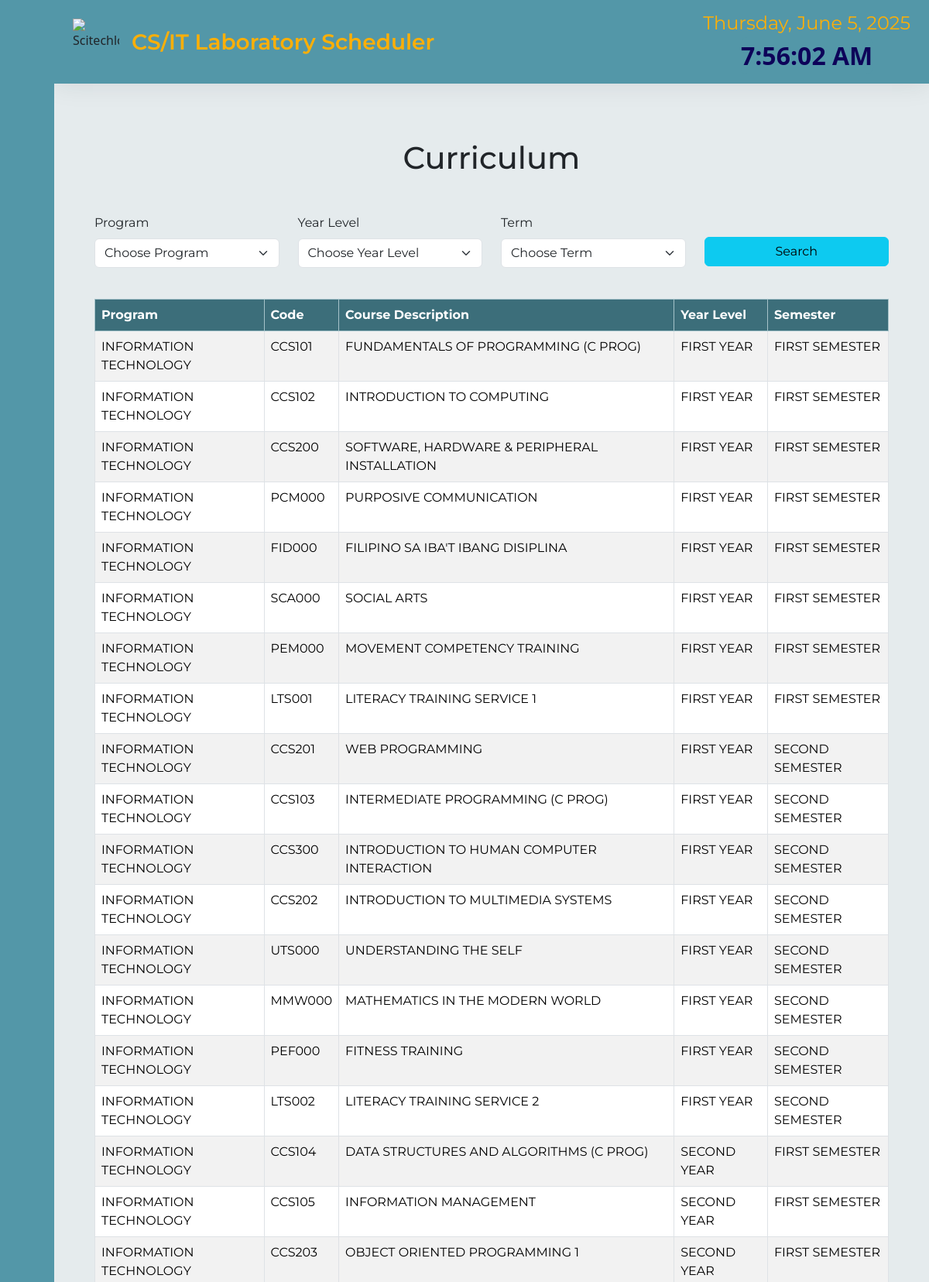
The page /view_courses.php (upper part) on the database its author committed.
### tables this page shows
CREATE TABLE `it` (
  `course_id` int(11) NOT NULL,
  `course_code` varchar(6) NOT NULL,
  `course_desc` varchar(70) NOT NULL,
  `level` text NOT NULL,
  `semester` text NOT NULL,
  `program` text NOT NULL
);

### view_courses.php (the view, shortened to what this page needs)
<?php
include 'connection.php';
if ($_SERVER["REQUEST_METHOD"] == "POST" && isset($_POST['search'])) {
    $program = $_POST['program'] ?? '';
    $level = $_POST['yearLevel'] ?? '';
    $semester = $_POST['semester'] ?? '';
    $sql = "SELECT * FROM it WHERE program='$program' AND level='$level' AND semester='$semester'";
    $result = $conn->query($sql);
} else {
    $sql = "SELECT * FROM it";
    $result = $conn->query($sql);
}
?>
<!DOCTYPE html>
<html lang="en">
<head>
<link href="https://cdn.lineicons.com/4.0/lineicons.css" rel="stylesheet">
    <link href="https://cdn.jsdelivr.net/npm/bootstrap-icons@1.10.5/font/bootstrap-icons.css" rel="stylesheet">
    <link rel="stylesheet" href="styles.css">
    <link href="https://cdn.jsdelivr.net/npm/bootstrap@5.3.3/dist/css/bootstrap.min.css" rel="stylesheet">
</head>
<body>
    <div class="wrapper">
      <aside id="sidebar">
        <div class="d-flex">
          <button class="toggle-btn" type="button">
          </button>
        </div>
        <ul class="sidebar-nav">
          <li class="sidebar-item">
            <a href="index.php" class="sidebar-link">
            </a>
          </li>
          <li class="sidebar-item">
            <a href="#" class="sidebar-link has-dropdown collapsed" data-bs-toggle="collapse" data-bs-target="#createDropdown" aria-expanded="false" aria-controls="auth">
              </a>
          </li>
          <li class="sidebar-item">
            <a href="#" class="sidebar-link has-dropdown collapsed" data-bs-toggle="collapse" data-bs-target="#viewDropdown" aria-expanded="false" aria-controls="auth">
            </a>
      </li>
              <li class="sidebar-item">
            <a href="#" class="sidebar-link has-dropdown collapsed" data-bs-toggle="collapse" data-bs-target="#course" aria-expanded="false" aria-controls="course">
            </a>
          <li class="sidebar-item">
            <a href="#" class="sidebar-link has-dropdown collapsed" data-bs-toggle="collapse" data-bs-target="#auth" aria-expanded="false" aria-controls="auth">
            </a>
    <li class="sidebar-item">
                <a href="#" class="sidebar-link has-dropdown collapsed" data-bs-toggle="collapse" data-bs-target="#acc" aria-expanded="false" aria-controls="auth">
                </a>
                <li class="sidebar-footer">
                  <a href="logout.php" class="sidebar-link">
                  </a>
                </li>
              </ul>
      </aside>
        <div class="main">
          <nav class="navbar navbar-expand  px-4 py-4" data-bs-theme="dark">
            <div class="navbar-collapse collapse">
            <img src="assets/scitech logo.png"  alt="Scitechlogo" height="60px" width="60px">
              <a class="navbar-brand mx-3 fs-3" id="navtitle" href="#" >CS/IT Laboratory Scheduler</a>
              <ul class="navbar-nav ms-auto">
                <li class="navbar-item dropdown">
                <div class="timer-container">
                  <div class="date" id="currentDate">
                  </div>
                  <div class="time" id="localTime">
                  </div>
                </div>
              </li>
              </ul>
            </div>
          </nav>
          <main class="content px-3 py-4 ">
          <section id="dashboard" class="mx-4 pb-0" style="font-family: 'Montserrat';">
          <div class="container" style="max-width: 1920px;">
  <h1 class="text-center my-5">Curriculum</h1>
  <form method="POST" class="mb-4">
    <div class="row justify-content-center">
      <div class="col-md-3 mb-3">
        <label for="program" class="form-label">Program</label>
        <select class="form-select" name="program" id="program">
          <option selected>Choose Program</option>
        </select>
      </div>
      <div class="col-md-3 mb-3">
        <label for="yearLevel" class="form-label">Year Level</label>
        <select class="form-select" name="yearLevel" id="yearLevel">
          <option  selected>Choose Year Level</option>
        </select>
      </div>
      <div class="col-md-3 mb-3">
        <label for="semester" class="form-label">Term</label>
        <select class="form-select" name="semester" id="semester">
          <option selected>Choose Term</option>
          <option valus="SUMMER CLASSES">Summer Classes</div>
      </div>
      <div class="col-md-3 mb-3" style="margin-top: 30px;">
        <button type="submit" NAME="search" class="btn btn-info w-100">
          <i class="lni lni-search-alt"></i> Search
        </button>
      </div>
    </div>
  <div class="row mb-5">
    <div class="col">
      <table class="table table-bordered table-striped">
        <thead class="table-info">
          <tr>
            <th scope="col" style="background-color: #3c6e7a; color: white;">Program</th>
            <th scope="col" style="background-color: #3c6e7a; color: white;">Code</th>
            <th scope="col" style="background-color: #3c6e7a; color: white;">Course Description</th>
            <th scope="col" style="background-color: #3c6e7a; color: white;">Year Level</th>
            <th scope="col" style="background-color: #3c6e7a; color: white;">Semester</th>
          </tr>
        </thead>
        <tbody>
          <?php if ($result->num_rows > 0): ?>
            <?php while ($row = $result->fetch_assoc()): ?>
              <tr>
                <td><?php echo htmlspecialchars($row['program']); ?></td>
                <td><?php echo htmlspecialchars($row['course_code']); ?></td>
                <td><?php echo htmlspecialchars($row['course_desc']); ?></td>
                <td><?php echo htmlspecialchars($row['level']); ?></td>
                <td><?php echo htmlspecialchars($row['semester']); ?></td>
              </tr>
            <?php endwhile; ?>
          <?php else: ?>
            <tr>
              <td colspan="6" class="text-center">No courses found.</td>
            </tr>
          <?php endif; ?>
        </tbody>
      </table>
    </div>
  </div>
</div>
</body>
</html>

### styles.css (style rules this page uses)
#navtitle { text-align: center; justify-content: center; font-weight: 600; color: #fdaf07; font-family: 'Montserrat'; }
a:link { text-decoration: none; }
li { list-style: none; }
.wrapper { display: flex; }
.main { display: flex; flex-direction: column; min-height: 100vh; width: 100%; overflow: hidden; transition: all 0.35s ease-in-out; background-color: #e5ebed; min-width: 0; }
#sidebar { width: 70px; min-width: 70px; z-index: 1000; transition: all .25s ease-in-out; background-color: #5397a8; display: flex; flex-direction: column; }
.toggle-btn { background-color: transparent; cursor: pointer; border: 0; padding: 1rem 1.5rem; margin-top: 18px; }
.sidebar-nav { padding: 2rem 0; flex: 1 1 auto; }
a.sidebar-link { padding: .625rem 1.625rem; color: #130164; display: block; font-size: 1rem; white-space: nowrap; border-left: 3px solid transparent; }
.sidebar-item { position: relative; }
.navbar { background-color: #5397a8; box-shadow: 0 0 2rem 0 rgba(33, 37, 41, .1); }
.navbar-expand .navbar-collapse { min-width: 200px; }
.timer-container { display: flex; flex-direction: column; justify-content: center; align-items: center; height: 40px; background-color: #5397a8; }
.date { font-size: 1.5rem; margin-bottom: 0px; color: #fdaf07; font-family: 'Montserrat'; }
.time { font-size: 2rem; font-weight: bold; background-color: #5397a8; color: #0d0259; padding: 0px; border-radius: 8px; }
.row { -webkit-border-radius: 50px; -moz-border-radius: 50px; border-radius: 50px; }

### rows shown on the page
it: program "INFORMATION TECHNOLOGY", course_code "CCS101", course_desc "FUNDAMENTALS OF PROGRAMMING (C PROG)", level "FIRST YEAR", semester "FIRST SEMESTER"
it: program "INFORMATION TECHNOLOGY", course_code "CCS102", course_desc "INTRODUCTION TO COMPUTING", level "FIRST YEAR", semester "FIRST SEMESTER"
it: program "INFORMATION TECHNOLOGY", course_code "CCS200", course_desc "SOFTWARE, HARDWARE & PERIPHERAL INSTALLATION", level "FIRST YEAR", semester "FIRST SEMESTER"
it: program "INFORMATION TECHNOLOGY", course_code "PCM000", course_desc "PURPOSIVE COMMUNICATION", level "FIRST YEAR", semester "FIRST SEMESTER"
it: program "INFORMATION TECHNOLOGY", course_code "FID000", course_desc "FILIPINO SA IBA'T IBANG DISIPLINA", level "FIRST YEAR", semester "FIRST SEMESTER"
it: program "INFORMATION TECHNOLOGY", course_code "SCA000", course_desc "SOCIAL ARTS", level "FIRST YEAR", semester "FIRST SEMESTER"
it: program "INFORMATION TECHNOLOGY", course_code "PEM000", course_desc "MOVEMENT COMPETENCY TRAINING", level "FIRST YEAR", semester "FIRST SEMESTER"
it: program "INFORMATION TECHNOLOGY", course_code "LTS001", course_desc "LITERACY TRAINING SERVICE 1", level "FIRST YEAR", semester "FIRST SEMESTER"
it: program "INFORMATION TECHNOLOGY", course_code "CCS201", course_desc "WEB PROGRAMMING", level "FIRST YEAR", semester "SECOND SEMESTER"
it: program "INFORMATION TECHNOLOGY", course_code "CCS103", course_desc "INTERMEDIATE PROGRAMMING (C PROG)", level "FIRST YEAR", semester "SECOND SEMESTER"
it: program "INFORMATION TECHNOLOGY", course_code "CCS300", course_desc "INTRODUCTION TO HUMAN COMPUTER INTERACTION", level "FIRST YEAR", semester "SECOND SEMESTER"
it: program "INFORMATION TECHNOLOGY", course_code "CCS202", course_desc "INTRODUCTION TO MULTIMEDIA SYSTEMS", level "FIRST YEAR", semester "SECOND SEMESTER"
it: program "INFORMATION TECHNOLOGY", course_code "UTS000", course_desc "UNDERSTANDING THE SELF", level "FIRST YEAR", semester "SECOND SEMESTER"
it: program "INFORMATION TECHNOLOGY", course_code "MMW000", course_desc "MATHEMATICS IN THE MODERN WORLD", level "FIRST YEAR", semester "SECOND SEMESTER"
it: program "INFORMATION TECHNOLOGY", course_code "PEF000", course_desc "FITNESS TRAINING", level "FIRST YEAR", semester "SECOND SEMESTER"
it: program "INFORMATION TECHNOLOGY", course_code "LTS002", course_desc "LITERACY TRAINING SERVICE 2", level "FIRST YEAR", semester "SECOND SEMESTER"
it: program "INFORMATION TECHNOLOGY", course_code "CCS104", course_desc "DATA STRUCTURES AND ALGORITHMS (C PROG)", level "SECOND YEAR", semester "FIRST SEMESTER"
it: program "INFORMATION TECHNOLOGY", course_code "CCS105", course_desc "INFORMATION MANAGEMENT", level "SECOND YEAR", semester "FIRST SEMESTER"
it: program "INFORMATION TECHNOLOGY", course_code "CCS203", course_desc "OBJECT ORIENTED PROGRAMMING 1", level "SECOND YEAR", semester "FIRST SEMESTER"
